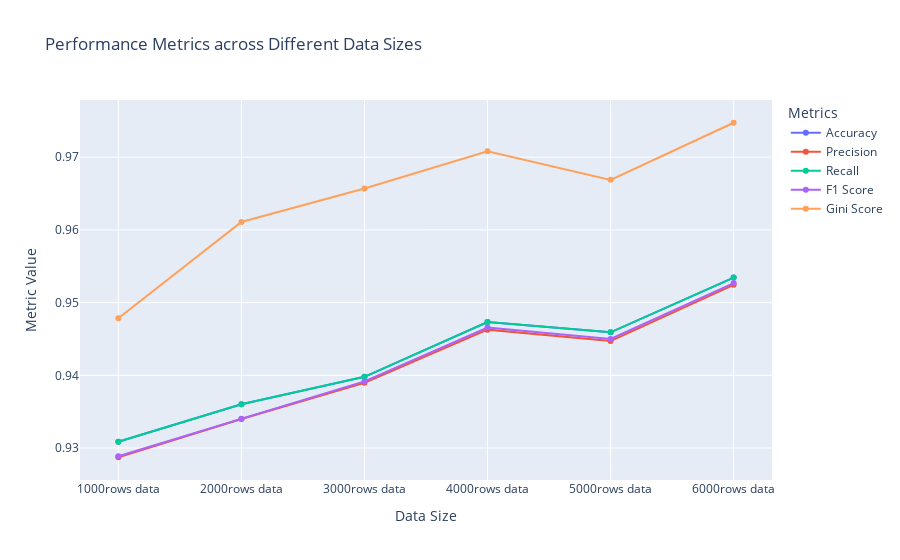

This figure's notebook cell:
### Code cell
fig = go.Figure()
fig.add_trace(go.Scatter(x=learning_curve_results_y_data["Data Size"], y=learning_curve_results_y_data["Accuracy"], mode='lines+markers', name='Accuracy'))
fig.add_trace(go.Scatter(x=learning_curve_results_y_data["Data Size"], y=learning_curve_results_y_data["Precision"], mode='lines+markers', name='Precision'))
fig.add_trace(go.Scatter(x=learning_curve_results_y_data["Data Size"], y=learning_curve_results_y_data["Recall"], mode='lines+markers', name='Recall'))
fig.add_trace(go.Scatter(x=learning_curve_results_y_data["Data Size"], y=learning_curve_results_y_data["F1 Score"], mode='lines+markers', name='F1 Score'))
fig.add_trace(go.Scatter(x=learning_curve_results_y_data["Data Size"], y=learning_curve_results_y_data["Gini Score"], mode='lines+markers', name='Gini Score'))


# Update plot layout
fig.update_layout(title='Performance Metrics across Different Data Sizes',
                  xaxis_title='Data Size',
                  yaxis_title='Metric Value',
                  legend_title='Metrics')

# Show plot
fig.show()

### Figure 1 — Plotly figure (JSON) as saved in the notebook; plotly's stock layout.template omitted (floating-point values rounded to 4 significant figures)
{"data": [{"mode": "lines+markers", "name": "Accuracy", "type": "scatter", "x": ["1000rows data", "2000rows data", "3000rows data", "4000rows data", "5000rows data", "6000rows data"], "y": [0.9309, 0.936, 0.9398, 0.9473, 0.9459, 0.9534]}, {"mode": "lines+markers", "name": "Precision", "type": "scatter", "x": ["1000rows data", "2000rows data", "3000rows data", "4000rows data", "5000rows data", "6000rows data"], "y": [0.9287, 0.934, 0.939, 0.9463, 0.9447, 0.9524]}, {"mode": "lines+markers", "name": "Recall", "type": "scatter", "x": ["1000rows data", "2000rows data", "3000rows data", "4000rows data", "5000rows data", "6000rows data"], "y": [0.9309, 0.936, 0.9398, 0.9473, 0.9459, 0.9534]}, {"mode": "lines+markers", "name": "F1 Score", "type": "scatter", "x": ["1000rows data", "2000rows data", "3000rows data", "4000rows data", "5000rows data", "6000rows data"], "y": [0.9289, 0.934, 0.9392, 0.9466, 0.945, 0.9527]}, {"mode": "lines+markers", "name": "Gini Score", "type": "scatter", "x": ["1000rows data", "2000rows data", "3000rows data", "4000rows data", "5000rows data", "6000rows data"], "y": [0.9478, 0.9611, 0.9657, 0.9708, 0.9669, 0.9747]}], "layout": {"legend": {"title": {"text": "Metrics"}}, "title": {"text": "Performance Metrics across Different Data Sizes"}, "xaxis": {"title": {"text": "Data Size"}}, "yaxis": {"title": {"text": "Metric Value"}}}}
